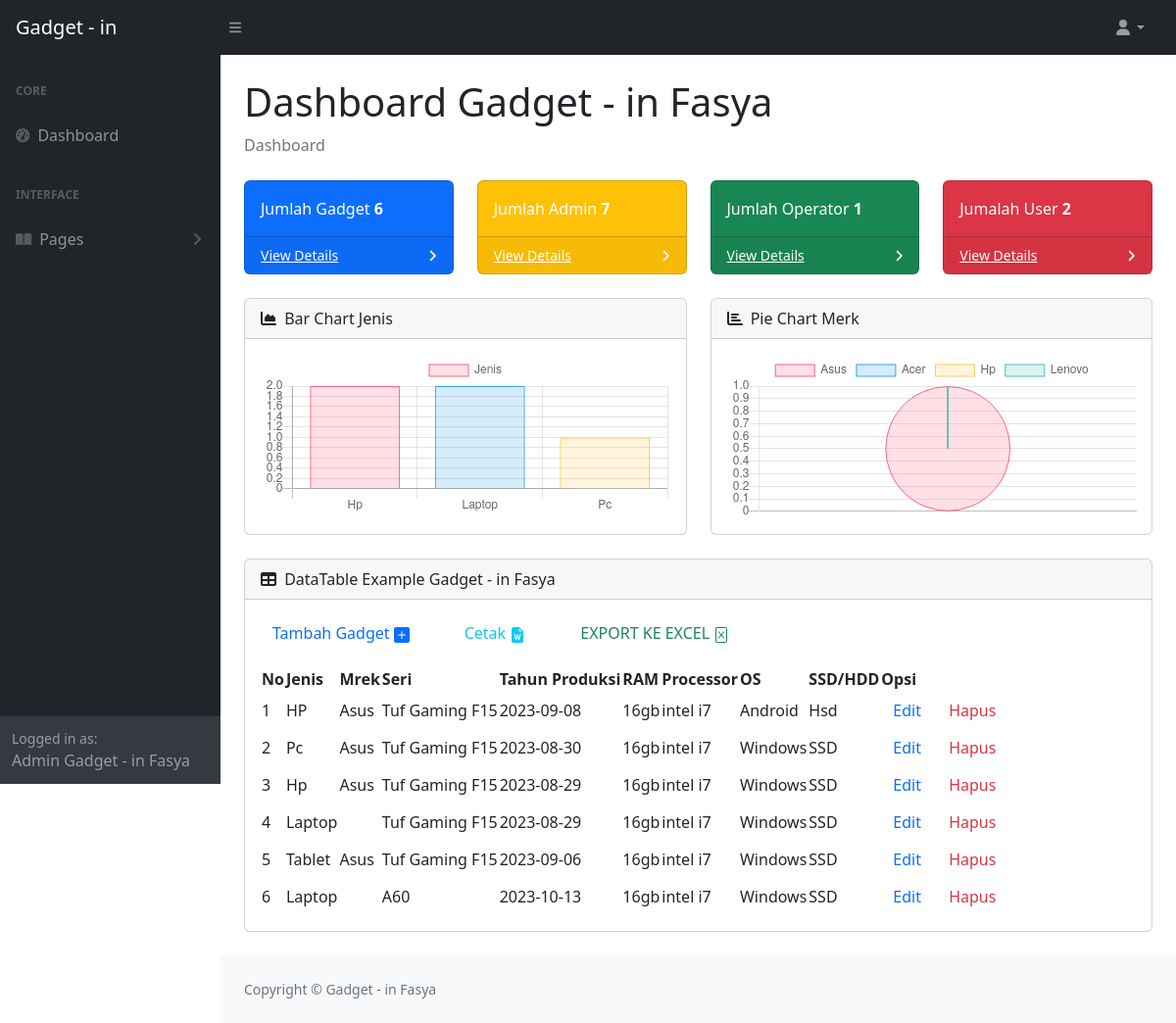
The app's page /admin/index.php with its own data.
### tables this page shows
CREATE TABLE `inpo_gadget` (
  `id` int(11) NOT NULL,
  `jenis` varchar(100) NOT NULL,
  `merk` varchar(255) NOT NULL,
  `seri` varchar(100) NOT NULL,
  `tahun_produksi` date NOT NULL,
  `ram` varchar(100) NOT NULL,
  `processor` varchar(100) NOT NULL,
  `os` varchar(50) NOT NULL,
  `ssd_hdd` varchar(10) NOT NULL
);

### admin/index.php (the view, shortened to what this page needs)
<!DOCTYPE html>
<html lang="en">
<head>
    <link href="https://cdn.jsdelivr.net/npm/simple-datatables@7.1.2/dist/style.min.css" rel="stylesheet" />
    <link href="../css/styles.css" rel="stylesheet" />
    <link rel="stylesheet" href="coba.css">
</head>
<body class="sb-nav-fixed">
    <nav class="sb-topnav navbar navbar-expand navbar-dark bg-dark">
        <a class="navbar-brand ps-3" href="index.html">Gadget - in</a>
        <button class="btn btn-link btn-sm order-1 order-lg-0 me-4 me-lg-0" id="sidebarToggle" href="#!"><i class="fas fa-bars"></i></button>
        <ul class="navbar-nav ms-auto ms-md-0 me-3 me-lg-4">
            <li class="nav-item dropdown">
                <a class="nav-link dropdown-toggle" id="navbarDropdown" href="#" role="button" data-bs-toggle="dropdown" aria-expanded="false"><i class="fas fa-user fa-fw"></i></a>
            </li>
        </ul>
    </nav>
    <div id="layoutSidenav">
        <div id="layoutSidenav_nav">
            <nav class="sb-sidenav accordion sb-sidenav-dark" id="sidenavAccordion">
                <div class="sb-sidenav-menu">
                    <div class="nav">
                        <div class="sb-sidenav-menu-heading">Core</div>
                        <a class="nav-link" href="index.php">
                            <div class="sb-nav-link-icon"><i class="fas fa-tachometer-alt"></i></div>
                            Dashboard
                        </a>
                        <div class="sb-sidenav-menu-heading">Interface</div>
                        <a class="nav-link collapsed" href="#" data-bs-toggle="collapse" data-bs-target="#collapsePages" aria-expanded="false" aria-controls="collapsePages">
                            <div class="sb-nav-link-icon"><i class="fas fa-book-open"></i></div>
                            Pages
                            <div class="sb-sidenav-collapse-arrow"><i class="fas fa-angle-down"></i></div>
                        </a>
                    </div>
                </div>
                <div class="sb-sidenav-footer">
                    <div class="small">Logged in as:</div>
                    Admin Gadget - in Fasya
                </div>
            </nav>
        </div>
        <div id="layoutSidenav_content">
            <main>
                <div class="container-fluid px-4">
                    <h1 class="mt-4">Dashboard Gadget - in Fasya</h1>
                    <ol class="breadcrumb mb-4">
                        <li class="breadcrumb-item active">Dashboard</li>
                    </ol>
                    <div class="row">
                        <?php
                        include "koneksi.php";
                        $data = mysqli_query($koneksi, "SELECT * FROM inpo_gadget");
                        $jumlah_gadget = mysqli_num_rows($data);
                        ?>
                        <div class="col-xl-3 col-md-6">
                            <div class="card bg-primary text-white mb-4">
                                <div class="card-body">Jumlah Gadget <b><?php echo $jumlah_gadget;?></b></div>
                                <div class="card-footer d-flex align-items-center justify-content-between">
                                    <a class="small text-white stretched-link" href="tabel_gadget.php">View Details</a>
                                    <div class="small text-white"><i class="fas fa-angle-right"></i></div>
                                </div>
                            </div>
                        </div>
                        <?php
                            include "koneksi.php";
                            $data_admin = mysqli_query($koneksi, "SELECT * FROM data_admin");
                            $jumlah_admin = mysqli_num_rows($data_admin)
                        ?>
                        <div class="col-xl-3 col-md-6">
                            <div class="card bg-warning text-white mb-4">
                                <div class="card-body">Jumlah Admin
                                    <b><?php echo $jumlah_admin;?></b>
                                </div>
                                <div class="card-footer d-flex align-items-center justify-content-between">
                                    <a class="small text-white stretched-link" href="tabel_admin.php">View Details</a>
                                    <div class="small text-white"><i class="fas fa-angle-right"></i></div>
                                </div>
                            </div>
                        </div>
                        <?php
                            include "koneksi.php";
                            $data_operator = mysqli_query($koneksi, "SELECT * FROM data_operator");
                            $jumlah_operator = mysqli_num_rows($data_operator)
                        ?>
                        <div class="col-xl-3 col-md-6">
                            <div class="card bg-success text-white mb-4">
                                <div class="card-body">Jumlah Operator
                                    <b><?php echo $jumlah_operator;?></b>
                                </div>
                                <div class="card-footer d-flex align-items-center justify-content-between">
                                    <a class="small text-white stretched-link" href="tabel_operator.php">View Details</a>
                                    <div class="small text-white"><i class="fas fa-angle-right"></i></div>
                                </div>
                            </div>
                        </div>
                        <?php
                            include "koneksi.php";
                            $data_user = mysqli_query($koneksi, "SELECT * FROM data_user");
                            $jumlah_user = mysqli_num_rows($data_user)
                        ?>
                        <div class="col-xl-3 col-md-6">
                            <div class="card bg-danger text-white mb-4">
                                <div class="card-body">Jumalah User
                                    <b><?php echo $jumlah_user;?></b>
                                </div>
                                <div class="card-footer d-flex align-items-center justify-content-between">
                                    <a class="small text-white stretched-link" href="tabel_user.php">View Details</a>
                                    <div class="small text-white"><i class="fas fa-angle-right"></i></div>
                                </div>
                            </div>
                        </div>
                    </div>
                    <div class="row">
                        <div class="col-xl-6">
                            <div class="card mb-4">
                                <div class="card-header">
                                    <i class="fas fa-chart-area me-1"></i>
                                    Bar Chart Jenis
                                </div>
                                <div class="card-body"><canvas id="myAreaChart" width="100%" height="40"></canvas></div>
                            </div>
                        </div>
                        <div class="col-xl-6">
                            <div class="card mb-4">
                                <div class="card-header">
                                    <i class="fas fa-chart-bar me-1"></i>
                                    Pie Chart Merk
                                </div>
                                <div class="card-body"><canvas id="myBarChart" width="100%" height="40"></canvas></div>
                            </div>
                        </div>
                    </div>
                    <div class="card mb-4">
                        <div class="card-header">
                            <i class="fas fa-table me-1"></i>
                            DataTable Example Gadget - in Fasya
                        </div>
                        <div class="card-body">
                            <table id="datatablesSimple">
                                <thead>
                                    <tr>
                                        <th>No</th>
                                        <th>Jenis</th>
                                        <th>Mrek</th>
                                        <th>Seri</th>
                                        <th>Tahun Produksi</th>
                                        <th>RAM</th>
                                        <th>Processor</th>
                                        <th>OS</th>
                                        <th>SSD/HDD</th>
                                        <th>Opsi</th>
                                    </tr>
                                </thead>
                                <?php
                                include 'koneksi.php';
                                $no = 1;
                                $data = mysqli_query($koneksi, "select * from inpo_gadget");
                                while ($d = mysqli_fetch_array($data)) {
                                ?>
                                    <tr>
                                        <td><?php echo $no++; ?></td>
                                        <td><?php echo $d['jenis']; ?></td>
                                        <td><?php echo $d['merk']; ?></td>
                                        <td><?php echo $d['seri']; ?></td>
                                        <td><?php echo $d['tahun_produksi']; ?></td>
                                        <td><?php echo $d['ram']; ?></td>
                                        <td><?php echo $d['processor']; ?></td>
                                        <td><?php echo $d['os']; ?></td>
                                        <td><?php echo $d['ssd_hdd']; ?></td>
                                        <td>
                                            <a href="edit.php?id=<?php echo $d['id']; ?>" class="btn btn-outline-primary edt">
                                                Edit
                                            </a>
                                            <a href="hapus.php?id=<?php echo $d['id']; ?>" class="btn btn-outline-danger hps">
                                                Hapus
                                            </a>
                                        </td>
                                    </tr>
                                <?php
                                }
                                ?>
                                <a href="tambah.php" class="btn btn-outline-primary tmbh">Tambah Gadget
                                        <svg xmlns="http://www.w3.org/2000/svg" width="16" height="16" fill="currentColor" class="bi bi-plus-square-fill" viewBox="0 0 16 16">
                                            <path d="M2 0a2 2 0 0 0-2 2v12a2 2 0 0 0 2 2h12a2 2 0 0 0 2-2V2a2 2 0 0 0-2-2H2zm6.5 4.5v3h3a.5.5 0 0 1 0 1h-3v3a.5.5 0 0 1-1 0v-3h-3a.5.5 0 0 1 0-1h3v-3a.5.5 0 0 1 1 0z" />
                                        </svg>
                                </a>
                                <a href="cetak.php" target="_blank" class="btn btn-outline-info ctk">Cetak
                                </a>
                                <a href="export_excel.php" target="_blank" class="btn btn-outline-success expt">EXPORT KE EXCEL
                                </a>
                            </table>
                        </div>
                    </div>
                </div>
            </main>
            <footer class="py-4 bg-light mt-auto">
                <div class="container-fluid px-4">
                    <div class="d-flex align-items-center justify-content-between small">
                        <div class="text-muted">Copyright &copy; Gadget - in Fasya</div>
                    </div>
                </div>
            </footer>
        </div>
    </div>
    <script>
        var ctx = document.getElementById("myBarChart").getContext('2d');
        var myChart = new Chart(ctx, {
            type: 'pie',
            data: {
                labels: ["Asus", "Acer", "Hp", "Lenovo"],
                datasets: [{
                    label: 'Merk',
                    data: [
                        <?php
                        $data = $koneksi->query("SELECT merk FROM inpo_gadget WHERE merk='Asus'");
                        $resF = $data->num_rows;
                        echo $resF;
                        ?>,
                        <?php
                        $data = $koneksi->query("SELECT merk FROM inpo_gadget WHERE merk='Acer'");
                        $resF = $data->num_rows;
                        echo $resF;
                        ?>,
                        <?php
                        $data = $koneksi->query("SELECT merk FROM inpo_gadget WHERE merk='Hp'");
                        $resF = $data->num_rows;
                        echo $resF;
                        ?>,
                        <?php
                        $data = $koneksi->query("SELECT merk FROM inpo_gadget WHERE merk='Lenovo'");
                        $resF = $data->num_rows;
                        echo $resF;
                        ?>
                    ],
                    backgroundColor: [
                        'rgba(255, 99, 132, 0.2)',
                        'rgba(54, 162, 235, 0.2)',
                        'rgba(255, 206, 86, 0.2)',
                        'rgba(75, 192, 192, 0.2)'
                    ],
                    borderColor: [
                        'rgba(255,99,132,1)',
                        'rgba(54, 162, 235, 1)',
                        'rgba(255, 206, 86, 1)',
                        'rgba(75, 192, 192, 1)'
                    ],
                    borderWidth: 1
                }]
            },
            options: {
                scales: {
                    yAxes: [{
                        ticks: {
                            beginAtZero: true
                        }
                    }]
                }
            }
        });
    </script>
    <script>
        var ctx = document.getElementById("myAreaChart").getContext('2d');
        var myChart = new Chart(ctx, {
            type: 'bar',
            data: {
                labels: ["Hp", "Laptop", "Pc"],
                datasets: [{
                    label: 'Jenis',
                    data: [
                        <?php
                        $data = $koneksi->query("SELECT jenis FROM inpo_gadget WHERE jenis='HP'");
                        $resF = $data->num_rows;
                        echo $resF;
                        ?>,
                        <?php
                        $data = $koneksi->query("SELECT jenis FROM inpo_gadget WHERE jenis='Laptop'");
                        $resF = $data->num_rows;
                        echo $resF;
                        ?>,
                        <?php
                        $data = $koneksi->query("SELECT jenis FROM inpo_gadget WHERE jenis='Pc'");
                        $resF = $data->num_rows;
                        echo $resF;
                        ?>
                    ],
                    backgroundColor: [
                        'rgba(255, 99, 132, 0.2)',
                        'rgba(54, 162, 235, 0.2)',
                        'rgba(255, 206, 86, 0.2)',
                        'rgba(75, 192, 192, 0.2)'
                    ],
                    borderColor: [
                        'rgba(255,99,132,1)',
                        'rgba(54, 162, 235, 1)',
                        'rgba(255, 206, 86, 1)',
                        'rgba(75, 192, 192, 1)'
                    ],
                    borderWidth: 1
                }]
            },
            options: {
                scales: {
                    yAxes: [{
                        ticks: {
                            beginAtZero: true
                        }
                    }]
                }
            }
        });
    </script>
</body>
</html>

### admin/coba.css (style rules this page uses)
.expt { margin-left: 2rem; margin-bottom: 1rem; border-style: hidden; }
.ctk { margin-left: 2rem; margin-bottom: 1rem; border-style: hidden; }
.tmbh { margin-bottom: 1rem; border-style: hidden; }
.edt { border-style: none; }
.hps { border-style: none; }

### records on screen
inpo_gadget: jenis "HP", merk "Asus", seri "Tuf Gaming F15", tahun_produksi "2023-09-08", ram "16gb", processor "intel i7", os "Android", ssd_hdd "Hsd"
inpo_gadget: jenis "Pc", merk "Asus", seri "Tuf Gaming F15", tahun_produksi "2023-08-30", ram "16gb", processor "intel i7", os "Windows", ssd_hdd "SSD"
inpo_gadget: jenis "Hp", merk "Asus", seri "Tuf Gaming F15", tahun_produksi "2023-08-29", ram "16gb", processor "intel i7", os "Windows", ssd_hdd "SSD"
inpo_gadget: jenis "Laptop", seri "Tuf Gaming F15", tahun_produksi "2023-08-29", ram "16gb", processor "intel i7", os "Windows", ssd_hdd "SSD"
inpo_gadget: jenis "Tablet", merk "Asus", seri "Tuf Gaming F15", tahun_produksi "2023-09-06", ram "16gb", processor "intel i7", os "Windows", ssd_hdd "SSD"
inpo_gadget: jenis "Laptop", seri "A60", tahun_produksi "2023-10-13", ram "16gb", processor "intel i7", os "Windows", ssd_hdd "SSD"

### other values on screen
$jumlah_gadget "6"
$jumlah_admin "7"
$jumlah_operator "1"
$jumlah_user "2"
chart data {{ $resF }} 0
